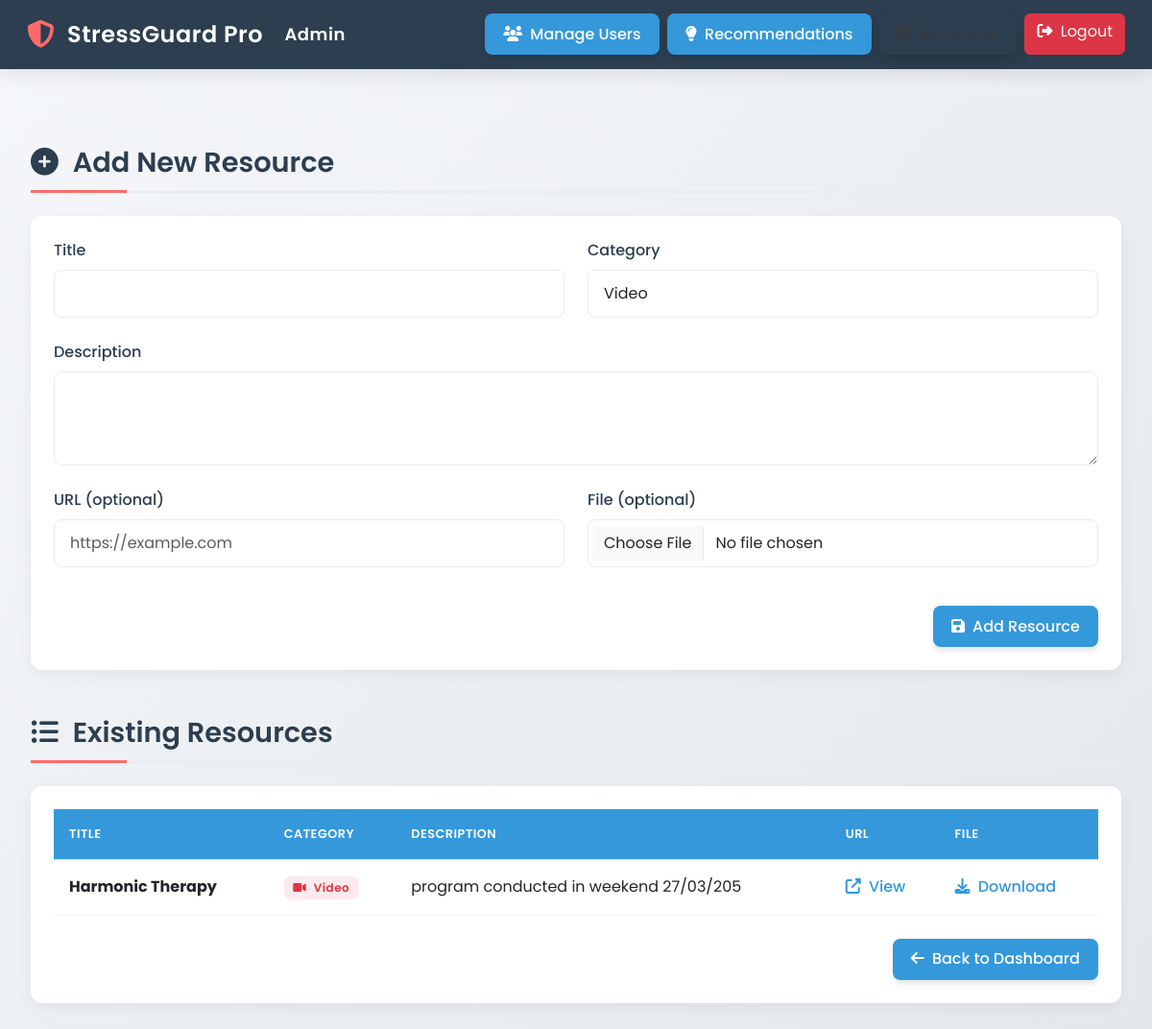
/admin-dashboard/manage-resources/ (signed in), run on the app's committed database.
### app/models.py (models this page shows, shortened)
class Resource(models.Model):
    title = models.CharField(max_length=200)
    description = models.TextField()
    category = models.CharField(max_length=50, choices=[
        ('VIDEO', 'Video'),
        ('ARTICLE', 'Article'),
        ('AUDIO', 'Audio'),
        ('EXERCISE', 'Exercise'),
    ])
    url = models.URLField(null=True, blank=True)
    file = models.FileField(upload_to='resources/', null=True, blank=True)

### app/views.py (the view, shortened to what this page needs)
# urls.py: path('admin-dashboard/manage-resources/', views.admin_manage_resources, name='admin_manage_resources'),
def admin_manage_resources(request):
    resources = Resource.objects.all()
    return render(request, 'admin_manage_resources.html', {'resources': resources})

### app/templates/admin_manage_resources.html (shortened to what this page needs)
<!DOCTYPE html>
<html lang="en">
<head>
    <link href="https://cdn.jsdelivr.net/npm/bootstrap@5.3.0/dist/css/bootstrap.min.css" rel="stylesheet">
    <link rel="stylesheet" href="https://cdnjs.cloudflare.com/ajax/libs/font-awesome/6.4.2/css/all.min.css">
    <link href="https://unpkg.com/aos@2.3.1/dist/aos.css" rel="stylesheet">
</head>
<body>
{% if not request.session.email %}
    <div class="login-alert" data-aos="zoom-in">
        <h4><i class="fas fa-lock me-2"></i>Access Denied</h4>
        <p>You must be logged in as an admin to view this page.</p>
        <a href="{% url 'admin_login' %}" class="btn btn-light btn-lg">Log In Now</a>
    </div>
{% else %}
<nav class="navbar navbar-expand-lg navbar-dark">
    <div class="container-fluid">
        <a class="navbar-brand" href="#">
            <i class="fas fa-shield-alt"></i> StressGuard Pro <span class="badge bg-accent ms-2">Admin</span>
        </a>
        <div class="collapse navbar-collapse" id="navbarNav">
            <div class="navbar-nav ms-auto">
                <a href="{% url 'admin_manage_users' %}" class="btn btn-custom me-2 mb-2 mb-lg-0">
                    <i class="fas fa-users me-1"></i> Manage Users
                </a>
                <a href="{% url 'admin_manage_recommendations' %}" class="btn btn-custom me-2 mb-2 mb-lg-0">
                    <i class="fas fa-lightbulb me-1"></i> Recommendations
                </a>
                <a href="{% url 'admin_manage_resources' %}" class="btn btn-custom me-2 mb-2 mb-lg-0 active">
                    <i class="fas fa-book me-1"></i> Resources
                </a>
                <a href="{% url 'admin_logout' %}" class="btn btn-danger">
                    <i class="fas fa-sign-out-alt me-1"></i> Logout
                </a>
            </div>
        </div>
    </div>
</nav>
<div class="dashboard-container">
    <h2 class="section-title" data-aos="fade-up">
        <i class="fas fa-plus-circle me-2"></i> Add New Resource
    </h2>
    <div class="row mt-4" data-aos="fade-up">
        <div class="col-md-12">
            <div class="card p-4">
                <form method="POST" enctype="multipart/form-data">
                    <div class="row">
                        <div class="col-md-6">
                            <div class="form-group">
                                <label for="title" class="form-label">Title</label>
                                <input type="text" class="form-control" id="title" name="title" required>
                            </div>
                        </div>
                        <div class="col-md-6">
                            <div class="form-group">
                                <label for="category" class="form-label">Category</label>
                                <select class="form-control" id="category" name="category" required>
                                    <option value="VIDEO">Video</option>
                                </select>
                            </div>
                        </div>
                    </div>
                    <div class="form-group">
                        <label for="description" class="form-label">Description</label>
                        <textarea class="form-control" id="description" name="description" rows="3" required></textarea>
                    </div>
                    <div class="row">
                        <div class="col-md-6">
                            <div class="form-group">
                                <label for="url" class="form-label">URL (optional)</label>
                                <input type="url" class="form-control" id="url" name="url" placeholder="https://example.com">
                            </div>
                        </div>
                        <div class="col-md-6">
                            <div class="form-group">
                                <label for="file" class="form-label">File (optional)</label>
                                <input type="file" class="form-control" id="file" name="file">
                            </div>
                        </div>
                    </div>
                    <div class="text-end mt-3">
                        <button type="submit" class="btn btn-custom">
                            <i class="fas fa-save me-1"></i> Add Resource
                        </button>
                    </div>
                </form>
            </div>
        </div>
    </div>
    <h2 class="section-title" data-aos="fade-up">
        <i class="fas fa-list-ul me-2"></i> Existing Resources
    </h2>
    <div class="row mt-4" data-aos="fade-up">
        <div class="col-md-12">
            <div class="card p-4">
                {% if resources %}
                    <div class="table-responsive">
                        <table class="table table-hover">
                            <thead>
                                <tr>
                                    <th>Title</th>
                                    <th>Category</th>
                                    <th>Description</th>
                                    <th>URL</th>
                                    <th>File</th>
                                </tr>
                            </thead>
                            <tbody>
                                {% for resource in resources %}
                                <tr>
                                    <td><strong>{{ resource.title }}</strong></td>
                                    <td>
                                        {% if resource.category == 'VIDEO' %}
                                            <span class="badge badge-video">
                                                <i class="fas fa-video me-1"></i> {{ resource.get_category_display }}
                                            </span>
                                        {% elif resource.category == 'ARTICLE' %}
                                            <span class="badge badge-article">
                                                <i class="fas fa-newspaper me-1"></i> {{ resource.get_category_display }}
                                            </span>
                                        {% elif resource.category == 'AUDIO' %}
                                            <span class="badge badge-audio">
                                                <i class="fas fa-music me-1"></i> {{ resource.get_category_display }}
                                            </span>
                                        {% else %}
                                            <span class="badge badge-exercise">
                                                <i class="fas fa-running me-1"></i> {{ resource.get_category_display }}
                                            </span>
                                        {% endif %}
                                    </td>
                                    <td>{{ resource.description|truncatechars:50 }}</td>
                                    <td>
                                        {% if resource.url %}
                                            <a href="{{ resource.url }}" target="_blank" class="file-link">
                                                <i class="fas fa-external-link-alt me-1"></i> View
                                            </a>
                                        {% else %}
                                            <span class="text-muted">N/A</span>
                                        {% endif %}
                                    </td>
                                    <td>
                                        {% if resource.file %}
                                            <a href="{{ resource.file.url }}" target="_blank" class="file-link">
                                                <i class="fas fa-download me-1"></i> Download
                                            </a>
                                        {% else %}
                                            <span class="text-muted">N/A</span>
                                        {% endif %}
                                    </td>
                                </tr>
                                {% endfor %}
                            </tbody>
                        </table>
                    </div>
                {% else %}
                    <div class="empty-state">
                        <i class="fas fa-box-open"></i>
                        <h4>No Resources Available</h4>
                        <p>There are currently no resources in the system.</p>
                    </div>
                {% endif %}
                <div class="mt-4 text-end">
                    <a href="{% url 'admin_dashboard' %}" class="btn btn-custom">
                        <i class="fas fa-arrow-left me-1"></i> Back to Dashboard
                    </a>
                </div>
            </div>
        </div>
    </div>
</div>
{% endif %}
</body>
</html>

### app/templates/admin_manage_resources.html (style rules this page uses)
:root { --primary-color: #3498db; --secondary-color: #2c3e50; --accent-color: #ff6b6b; --light-color: #f8f9fa; --dark-color: #343a40; --success-color: #28a745; --info-color: #17a2b8; --warning-color: #ffc107; --danger-color: #dc3545; }
body { background: linear-gradient(135deg, #f5f7fa 0%, #e4e8eb 100%); font-family: 'Poppins', sans-serif; color: var(--dark-color); margin: 0; min-height: 100vh; overflow-x: hidden; position: relative; }
body::before { content: ""; position: fixed; top: 0; left: 0; width: 100%; height: 100%; z-index: -1; opacity: 0.6; }
.navbar { background: var(--secondary-color); box-shadow: 0 4px 20px rgba(0, 0, 0, 0.1); padding: 0.8rem 1rem; }
.navbar-brand { color: #fff; font-weight: 600; font-size: 1.5rem; display: flex; align-items: center; letter-spacing: 0.5px; }
.navbar-brand i { margin-right: 0.8rem; color: var(--accent-color); font-size: 1.8rem; }
.dashboard-container { padding: 2rem; max-width: 1800px; margin: 0 auto; }
.card { border: none; border-radius: 12px; box-shadow: 0 5px 15px rgba(0, 0, 0, 0.05); background: #fff; transition: all 0.3s ease; overflow: hidden; position: relative; }
.btn-custom { background: var(--primary-color); color: #fff; border-radius: 8px; padding: 0.6rem 1.2rem; font-weight: 500; border: none; transition: all 0.3s ease; box-shadow: 0 4px 6px rgba(0, 0, 0, 0.1); }
.table { margin-bottom: 0; }
.table th { background: var(--primary-color); color: #fff; font-weight: 600; padding: 1rem; text-transform: uppercase; font-size: 0.8rem; letter-spacing: 0.5px; }
.table td { padding: 1rem; vertical-align: middle; border-color: #f1f3f5; }
.section-title { font-size: 1.8rem; font-weight: 600; color: var(--secondary-color); margin: 3rem 0 1.5rem; padding-bottom: 0.8rem; border-bottom: 2px solid #e9ecef; position: relative; }
.section-title::after { content: ""; position: absolute; bottom: -2px; left: 0; width: 100px; height: 3px; background: var(--accent-color); }
.form-group { margin-bottom: 1.5rem; }
.form-control { border-radius: 8px; padding: 0.75rem 1rem; border: 1px solid #e9ecef; transition: all 0.3s ease; }
.form-label { font-weight: 500; margin-bottom: 0.5rem; color: var(--secondary-color); }
.badge { padding: 0.5em 0.8em; font-weight: 600; letter-spacing: 0.5px; border-radius: 8px; }
.badge-video { background-color: rgba(220, 53, 69, 0.1); color: var(--danger-color); }
.file-link { color: var(--primary-color); text-decoration: none; font-weight: 500; transition: all 0.2s ease; }

### data on the page
Resource: title "Harmonic Therapy", category "Video", description "program conducted in weekend 27/03/205"
